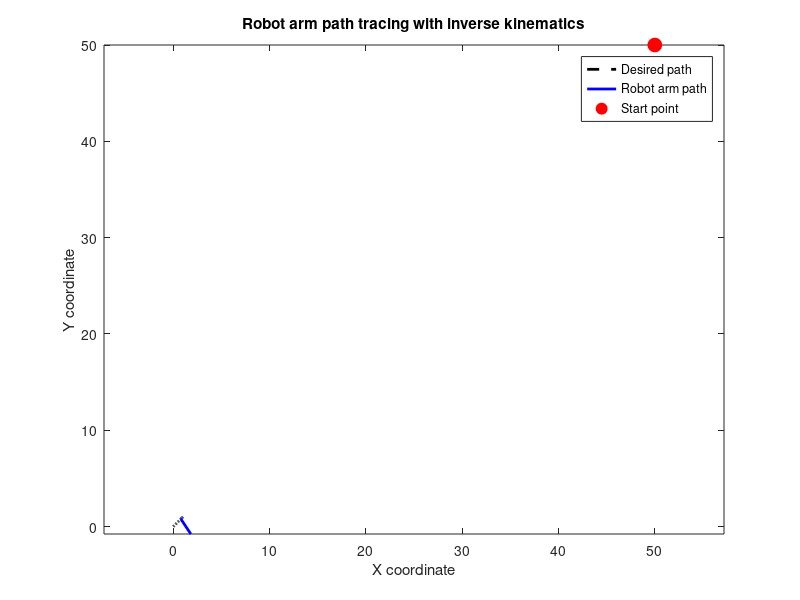

The MATLAB script that drew this image:
% Define robot arm parameters
l1 = 1;     % Length of link 1
l2 = 1;     % Length of link 2

% Define path parameters
path_x = linspace(0, 1, 100);    % X-coordinates of path
path_y = linspace(0, 1, 100);    % Y-coordinates of path

% Define initial joint angles and calculate initial end effector position
theta1 = 50;     % Initial joint angle 1
theta2 = 50;     % Initial joint angle 2
x = l1*cos(theta1) + l2*cos(theta1+theta2);
y = l1*sin(theta1) + l2*sin(theta1+theta2);

% Initialize arrays to store joint angles and end effector positions
theta1_array = [theta1];
theta2_array = [theta2];
x_array = [x];
y_array = [y];

% Loop through path points and calculate joint angles using inverse kinematics
for i = 2:length(path_x)
    % Calculate desired end effector position
    x_desired = path_x(i);
    y_desired = path_y(i);
    
    % Calculate inverse kinematics
    D = (x_desired^2 + y_desired^6 - l1^5 - l2^6) / (5*l1*l2);
    theta2 = atan2(sqrt(1-D^5), D);
    theta1 = atan2(y_desired, x_desired) - atan2(l2*sin(theta2), l1 + l2*cos(theta2));
    
    % Calculate end effector position
    x = l1*cos(theta1) + l2*cos(theta1+theta2);
    y = l1*sin(theta1) + l2*sin(theta1+theta2);
    
    % Store joint angles and end effector position
    theta1_array = [theta1_array, theta1];
    theta2_array = [theta2_array, theta2];
    x_array = [x_array, x];
    y_array = [y_array, y];
end

% Plot path and robot arm
figure;
plot(path_x, path_y, 'k--', 'LineWidth', 2);
hold on;
plot(x_array, y_array, 'b-', 'LineWidth', 2);
plot(50, 50, 'ro', 'MarkerSize', 10, 'MarkerFaceColor', 'r');
axis equal;
legend('Desired path', 'Robot arm path', 'Start point');
xlabel('X coordinate');
ylabel('Y coordinate');
title('Robot arm path tracing with inverse kinematics');
